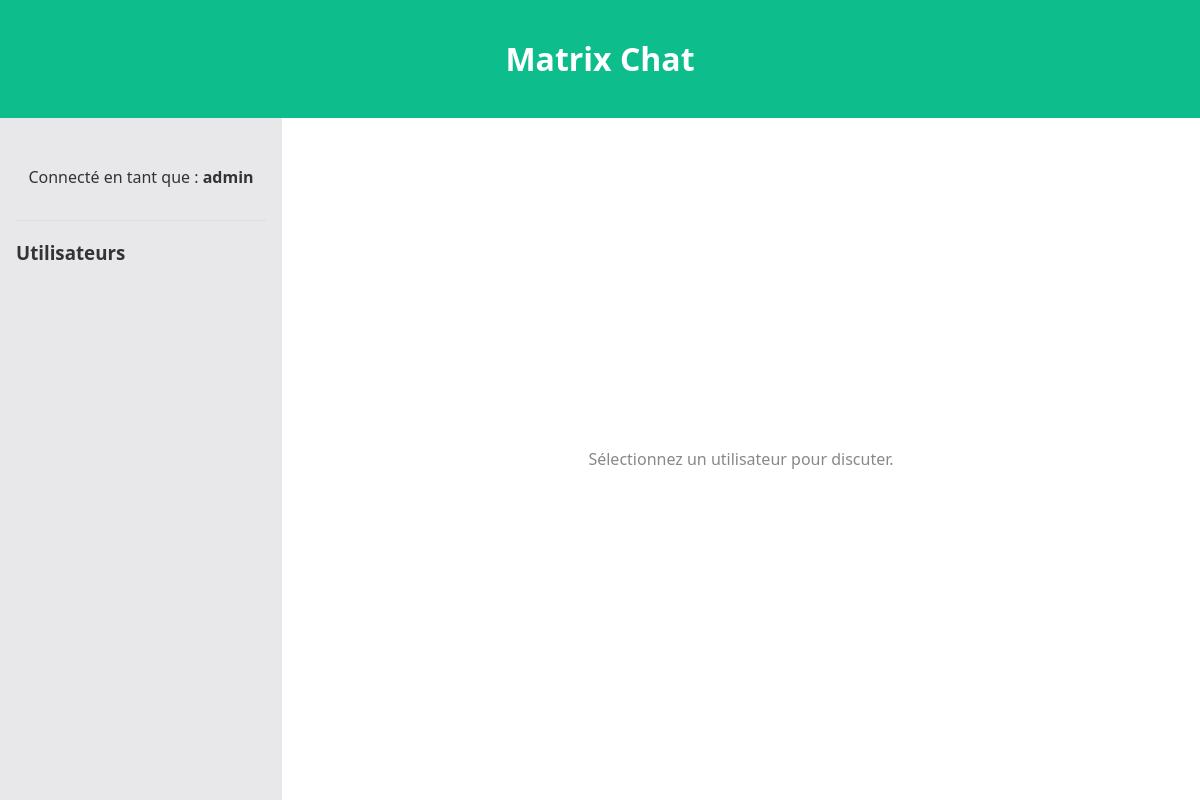
The app's page /matrix (signed in), older data.
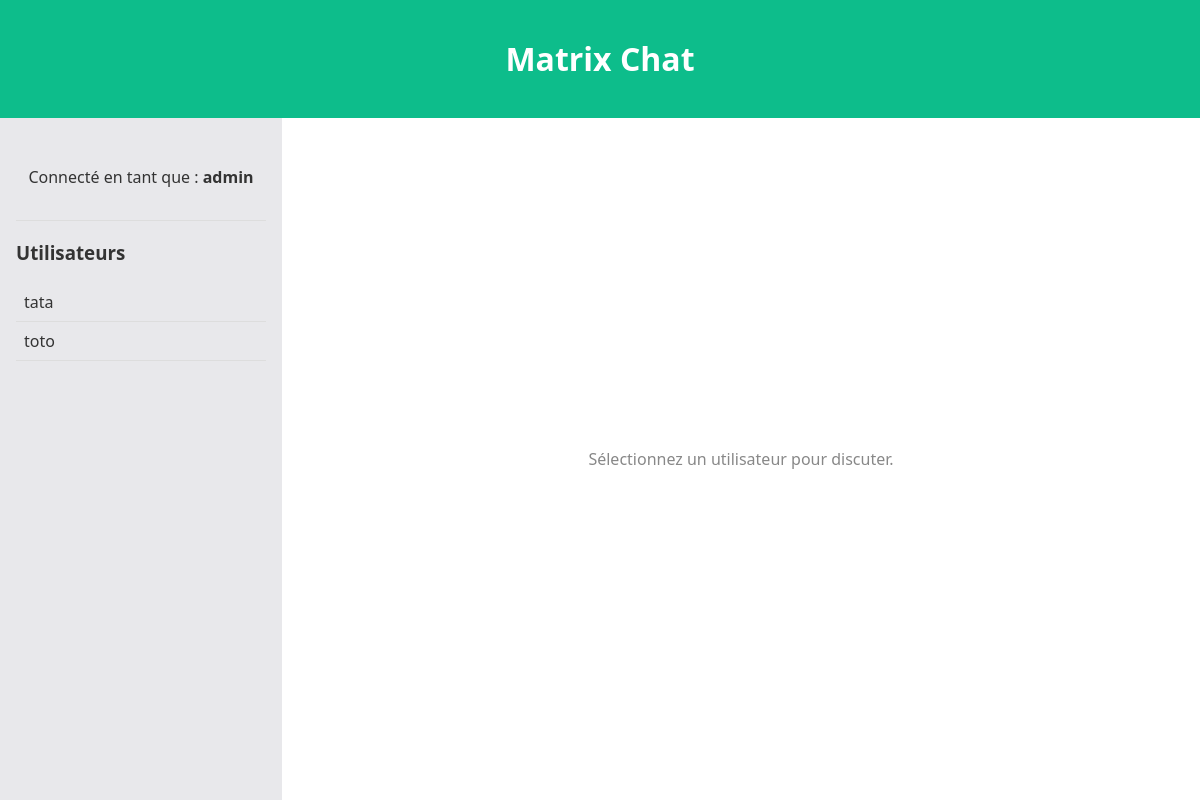
The same page, newer data.
### tables this page shows
CREATE TABLE users (
                id INTEGER PRIMARY KEY AUTOINCREMENT,
                login TEXT UNIQUE NOT NULL,
                password_hash TEXT NOT NULL,
                totp_secret TEXT
            );

### app.py (the view)
@app.route('/matrix')
def matrix():
    if not session.get('authenticated'):
        return redirect(url_for('login'))
    users = get_users_except(session['login'])
    return render_template('matrix.html', username=session['login'], users=users, receiver=None, messages=[])

### database.py (called while the page is built)
def get_db():
    db_name = os.getenv('DB_NAME', 'captive_portal.db')
    conn = sqlite3.connect(db_name, check_same_thread=False)
    conn.row_factory = sqlite3.Row
    return conn

def get_users_except(login):
    conn = get_db()
    try:
        cursor = conn.cursor()
        cursor.execute('SELECT id, login FROM users WHERE login != ?', (login,))
        return cursor.fetchall()
    finally:
        conn.close()

### templates/matrix.html (shortened to what this page needs)
<!DOCTYPE html>
<html>
<head>
</head>
<body>
    <div class="header">
        <h1>Matrix Chat</h1>
    </div>
    <div class="chat-container">
        <div class="sidebar">
            <div class="user-info">
                <p>Connecté en tant que : <strong>{{ username }}</strong></p>
            </div>
            <h3>Utilisateurs</h3>
            <ul class="user-list">
                {% for user in users %}
                <li {% if receiver==user.login %}class="active-user" {% endif %}>
                    <a href="/matrix/{{ user.login }}">{{ user.login }}</a>
                </li>
                {% endfor %}
            </ul>
        </div>
        <div class="chat-area">
            {% if receiver %}
            <div class="chat-messages">
                {% for message in messages %}
                <div
                    class="message {% if message.sender_login == username %}message-sent{% else %}message-received{% endif %}">
                    <strong>{{ message.sender_login }}:</strong> {{ message.content }}
                </div>
                {% endfor %}
            </div>
            <div class="chat-input">
                <form action="/matrix/{{ receiver }}" method="post">
                    <input type="text" name="content" placeholder="Écrivez un message..." required />
                    <button type="submit">Envoyer</button>
                </form>
            </div>
            {% else %}
            <div class="no-conversation">
                <p>Sélectionnez un utilisateur pour discuter.</p>
            </div>
            {% endif %}
        </div>
    </div>
</body>
</html>

### templates/matrix.html (style rules this page uses)
body { font-family: 'Segoe UI', Tahoma, Geneva, Verdana, sans-serif; background-color: #f4f4f7; color: #333; margin: 0; padding: 0; display: flex; flex-direction: column; height: 100vh; }
.header { background-color: #0dbd8b; color: white; padding: 1rem; text-align: center; box-shadow: 0 2px 4px rgba(0, 0, 0, 0.1); }
.chat-container { display: flex; flex: 1; overflow: hidden; }
.sidebar { background-color: #e8e8eb; width: 250px; padding: 1rem; overflow-y: auto; }
.chat-area { flex: 1; display: flex; flex-direction: column; overflow: hidden; background-color: white; }
.user-info { text-align: center; padding: 1rem 0; border-bottom: 1px solid #ddd; margin-bottom: 1rem; }
.user-list { list-style: none; padding: 0; margin: 0; }
.user-list li { padding: 0.5rem; cursor: pointer; border-bottom: 1px solid #ddd; }
.user-list li a { text-decoration: none; color: inherit; display: block; }
.no-conversation { flex: 1; display: flex; justify-content: center; align-items: center; color: #888; }

Row changes from the older to the newer data that the page shows:
added users: login "tata"
added users: login "toto"
